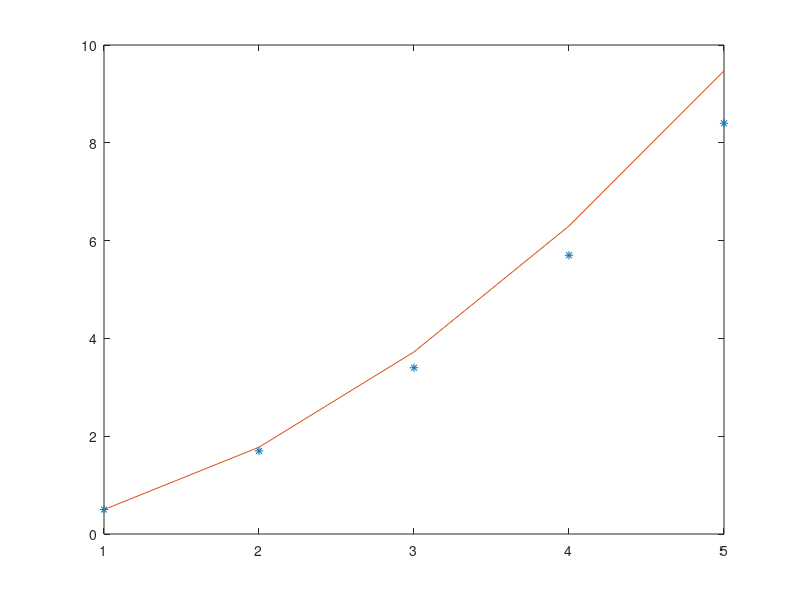

MATLAB code for this plot:
close all
clear all
clc
x=[1 2 3 4 5];
y=[0.5 1.7 3.4 5.7 8.4];
X=log10(x);
Y=log10(y);
p=input('order= ');
for i=1:p+1
    for j=1:p+1
        if i==1 & j==1
            a(i,j)=length(X);
        else
            a(i,j)=sum(X.^(i+j-2));
        end
    end
end
for i=1:p+1
    b(i,1)=sum(X.^(i-1).*Y);
end
c=a\b
b2=c(2)
a2=10^c(1)
ym=a2* x.^b2;
plot(x,y,'*')
hold on
plot(x,ym)

